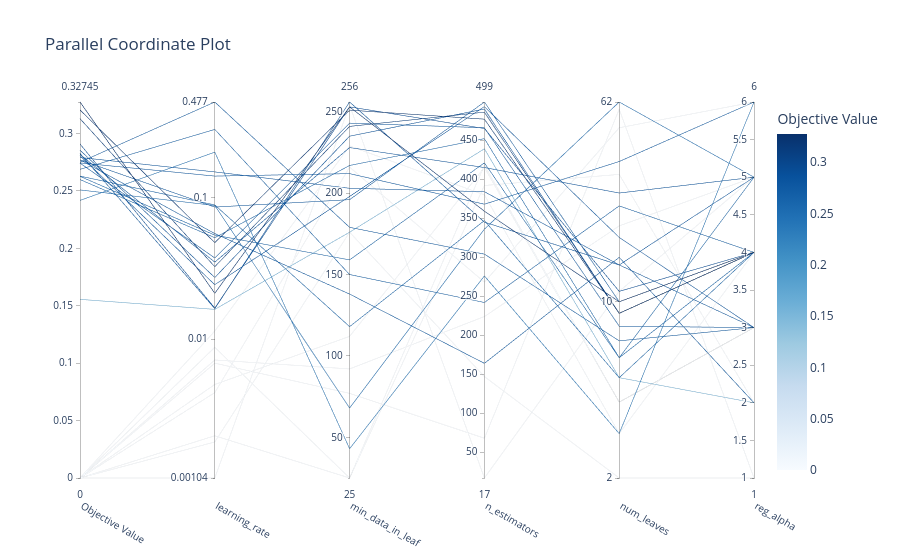

The cell this chart's notebook holds for it:
### Code cell
print('🔄 Parallel Coordinate Plot')
optuna.visualization.plot_parallel_coordinate(study)

### Figure 1 — Plotly figure (JSON) as saved in the notebook; plotly's stock layout.template omitted (floating-point values rounded to 4 significant figures)
{"data": [{"dimensions": [{"label": "Objective Value", "range": [0, 0.3275], "values": [0, 0.2509, 0, 0, 0, 0, 0.2418, 0.2817, 0, 0.2688, 0.3205, 0.3129, 0.2742, 0.277, 0.3275, 0.2827, 0.2629, 0.1556, 0.2791, 0.2771, 0.275, 0.2855, 0.2909, 0.2599, 0, 0.2807, 0, 0.2627, 0.2744, 0]}, {"label": "learning_rate", "range": [-2.982, -0.3211], "ticktext": ["0.00104", "0.01", "0.1", "0.477"], "tickvals": [-2.982, -2, -1, -0.3211], "values": [-2.683, -1.053, -2.378, -2.727, -2.147, -2.057, -0.676, -1.454, -2.17, -0.5152, -1.316, -1.487, -1.425, -1.065, -1.675, -1.783, -1.05, -1.789, -0.8157, -1.252, -0.3211, -1.563, -1.78, -1.281, -1.942, -1.614, -2.982, -1.263, -0.8454, -2.32]}, {"label": "min_data_in_leaf", "range": [25, 256], "values": [25, 68, 216, 176, 92, 25, 43, 228, 77, 150, 251, 241, 243, 196, 253, 256, 118, 176, 203, 138, 179, 235, 253, 217, 229, 198, 254, 159, 212, 112]}, {"label": "n_estimators", "range": [17, 499], "values": [418, 336, 268, 147, 224, 392, 276, 415, 68, 242, 477, 486, 466, 499, 359, 345, 347, 439, 384, 164, 304, 490, 465, 452, 380, 493, 17, 421, 368, 415]}, {"label": "num_leaves", "range": [0.301, 1.792], "ticktext": ["2", "10", "62"], "tickvals": [0.301, 1, 1.792], "values": [0.6021, 1.792, 1.69, 0.301, 1.301, 1.505, 0.4771, 1.431, 1.763, 1.38, 0.9542, 0.9542, 0.9031, 1, 1, 1.146, 0.699, 0.699, 1.146, 1.176, 0.8451, 0.9542, 1.041, 0.7782, 0.4771, 1.255, 1.041, 0.7782, 1.556, 0.6021]}, {"label": "reg_alpha", "range": [1, 6], "values": [3, 5, 6, 1, 5, 2, 6, 5, 1, 4, 4, 4, 3, 4, 4, 3, 4, 2, 5, 2, 3, 4, 4, 5, 4, 3, 5, 4, 6, 3]}], "labelangle": 30, "labelside": "bottom", "line": {"color": [0, 0.2509, 0, 0, 0, 0, 0.2418, 0.2817, 0, 0.2688, 0.3205, 0.3129, 0.2742, 0.277, 0.3275, 0.2827, 0.2629, 0.1556, 0.2791, 0.2771, 0.275, 0.2855, 0.2909, 0.2599, 0, 0.2807, 0, 0.2627, 0.2744, 0], "colorbar": {"title": {"text": "Objective Value"}}, "colorscale": [[0, "rgb(247,251,255)"], [0.125, "rgb(222,235,247)"], [0.25, "rgb(198,219,239)"], [0.375, "rgb(158,202,225)"], [0.5, "rgb(107,174,214)"], [0.625, "rgb(66,146,198)"], [0.75, "rgb(33,113,181)"], [0.875, "rgb(8,81,156)"], [1, "rgb(8,48,107)"]], "reversescale": false, "showscale": true}, "type": "parcoords"}], "layout": {"title": {"text": "Parallel Coordinate Plot"}}}
